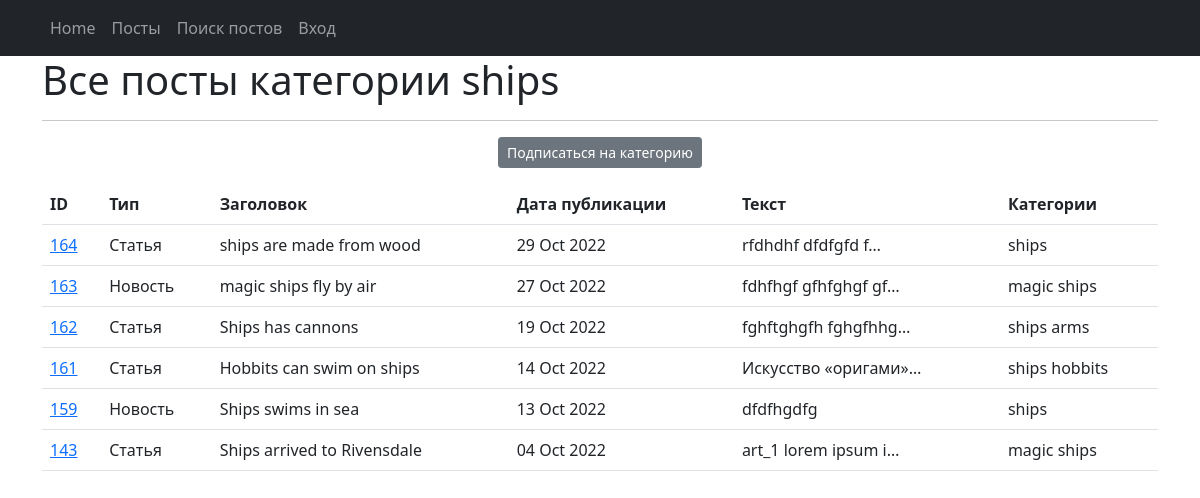
Screenshot of /news/categories/202 with the database file from the repository.
### news/models.py (models this page shows, shortened)
class Category(models.Model):
    name = models.CharField(max_length=64, unique=True)
    subscribers = models.ManyToManyField(User, related_name='categories')
    def __str__(self):
        return str(self.name)

class Post(models.Model):
    article = 'AR'
    news = 'NW'
    POSITIONS = [
        (article, 'Статья'),
        (news, 'Новость'),
    ]
    author = models.ForeignKey('Author', on_delete=models.CASCADE)
    post_type = models.CharField(
        max_length=2, choices=POSITIONS, default=news)
    time_create = models.DateTimeField(auto_now_add=True)
    category = models.ManyToManyField(
        'Category', through='Postcategory')
    head = models.CharField(max_length=128)
    text = models.TextField(default='')
    rating = models.IntegerField(default=0)

### news/views.py (the view)
# urls.py: path('categories/<int:pk>', CategoryNewsList.as_view(), name='news_category'),
class CategoryNewsList(ListView):
    model = Post
    template_name = 'news_category.html'
    context_object_name = 'news_category'
    def get_queryset(self):
        self.category = get_object_or_404(Category, id=self.kwargs['pk'])
        return super().get_queryset().filter(category=self.category).order_by('-time_create')
    def get_context_data(self, **kwargs):
        context = super().get_context_data(**kwargs)
        context['is_not_subscriber'] = self.request.user not in self.category.subscribers.all()
        context['category'] = self.category
        return context

### news/templatetags/custom_filters.py (called while the page is built)
@register.filter()
def censor(value, code='wolf'):
    len_1 = len(code)-1
    code_1 = code.lower().title()
    code_2 = code.lower()
    val_1 = value.replace(code_1, f'{code_1[0]}{len_1*"*"}').replace(code_2, f'{code_2[0]}{len_1*"*"}')
    return val_1

### news/templatetags/custom_tags.py (called while the page is built)
@register.simple_tag()
def current_time(format_string='%b %d %Y'):
    return datetime.utcnow().strftime(format_string)

### templates/news_category.html (shortened to what this page needs)
{% extends 'flatpages/default.html' %}
{% load custom_filters %}
{% load custom_tags %}
{% block content %}
<h1>Все посты категории {{category}}</h1>
   <hr>
{% if news_category %}
{% if is_not_subscriber %}
        <p class="text-center"><a href="{% url 'news_subscribe' category.id %}" class="btn btn-secondary btn-sm">Подписаться на категорию</a></p>
{% endif %}
<table class="table">
    <tr>
        <th>ID</th>
        <th>Тип</th>
        <th>Заголовок</th>
        <th>Дата публикации</th>
        <th>Текст</th>
        <th>Категории</th>
    </tr>
    {% for neww in news_category %}
    <tr>
        <td><a href="/news/{{neww.id}}"> {{neww.id }}</a></td>
        <td>{{ neww.get_post_type_display}}</td>
        <td>{{ neww.head | censor | censor:"Sword"}}</td>
        <td>{{ neww.time_create | date:'d M Y'}}</td>
        <td>{{ neww.text|truncatechars:20 }}</td>
        <td>{% for category in neww.category.all %}
                {{category}}
            {% endfor %}
        </td>
    </tr>
    {% endfor %}
</table>
{% else %}
    <h2>Новостей нет!</h2>
{% endif %}
{% endblock content %}

### rows the page displays
Category: name "ships"
Post: id "164", post_type "Статья", head|censor "ships are made from wood", time_create "29 Oct 2022", text "rfdhdhf dfdfgfd f…"
Post: id "163", post_type "Новость", head|censor "magic ships fly by air", time_create "27 Oct 2022", text "fdhfhgf gfhfghgf gf…"
Category: name "magic"
Post: id "162", post_type "Статья", head|censor "Ships has cannons", time_create "19 Oct 2022", text "fghftghgfh fghgfhhg…"
Category: name "arms"
Post: id "161", post_type "Статья", head|censor "Hobbits can swim on ships", time_create "14 Oct 2022", text "Искусство «оригами»…"
Category: name "hobbits"
Post: id "159", post_type "Новость", head|censor "Ships swims in sea", time_create "13 Oct 2022", text "dfdfhgdfg"
Post: id "143", post_type "Статья", head|censor "Ships arrived to Rivensdale", time_create "04 Oct 2022", text "art_1 lorem ipsum i…"
